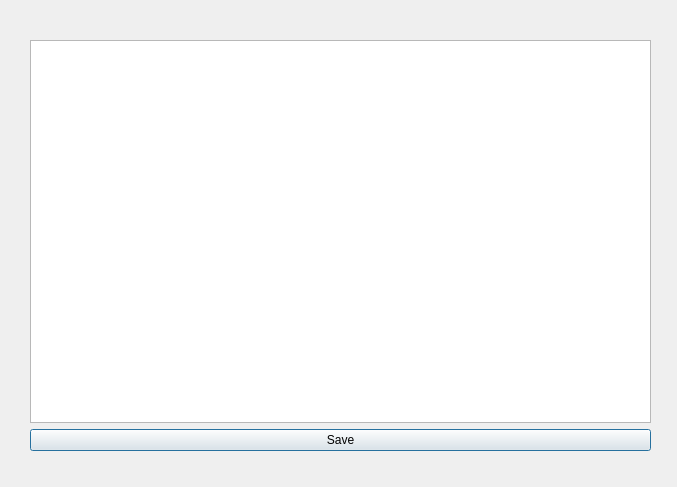
<?xml version="1.0" encoding="UTF-8"?>
<ui version="4.0">
 <class>Dialog</class>
 <widget class="QDialog" name="Dialog">
  <property name="geometry">
   <rect>
    <x>0</x>
    <y>0</y>
    <width>677</width>
    <height>487</height>
   </rect>
  </property>
  <property name="windowTitle">
   <string>Dialog</string>
  </property>
  <widget class="QWidget" name="">
   <property name="geometry">
    <rect>
     <x>30</x>
     <y>40</y>
     <width>621</width>
     <height>411</height>
    </rect>
   </property>
   <layout class="QVBoxLayout" name="verticalLayout">
    <item>
     <widget class="QTextEdit" name="txtNotes"/>
    </item>
    <item>
     <widget class="QPushButton" name="btnSave">
      <property name="text">
       <string>Save</string>
      </property>
     </widget>
    </item>
   </layout>
  </widget>
 </widget>
 <resources/>
 <connections/>
</ui>
